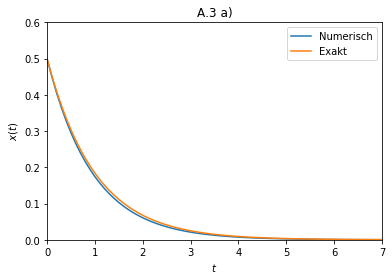

This figure's Python source:
import numpy as np 
import matplotlib.pyplot as plt

h=0.1
alpha=1
x0=0.5
y=int(7/h)

def f(x):
    return -alpha*x

x=np.zeros(y+1)
t=np.linspace(0, 7, y+1)

x[0]=x0


for i in range(y):
    x[i+1]=x[i]+h*f(x[i])
    
   
   
a = np.linspace(0, 7, 256) 
b=np.exp(-alpha*a)*x0
    
plt.plot(t, x, label='Numerisch') 
plt.plot(a, b, label='Exakt')
plt.legend(loc='upper right')
plt.axis([0, 7, 0, 0.6])
plt.xlabel('$t$')
plt.ylabel('$x(t)$')
plt.title('A.3 a)')
plt.show()
